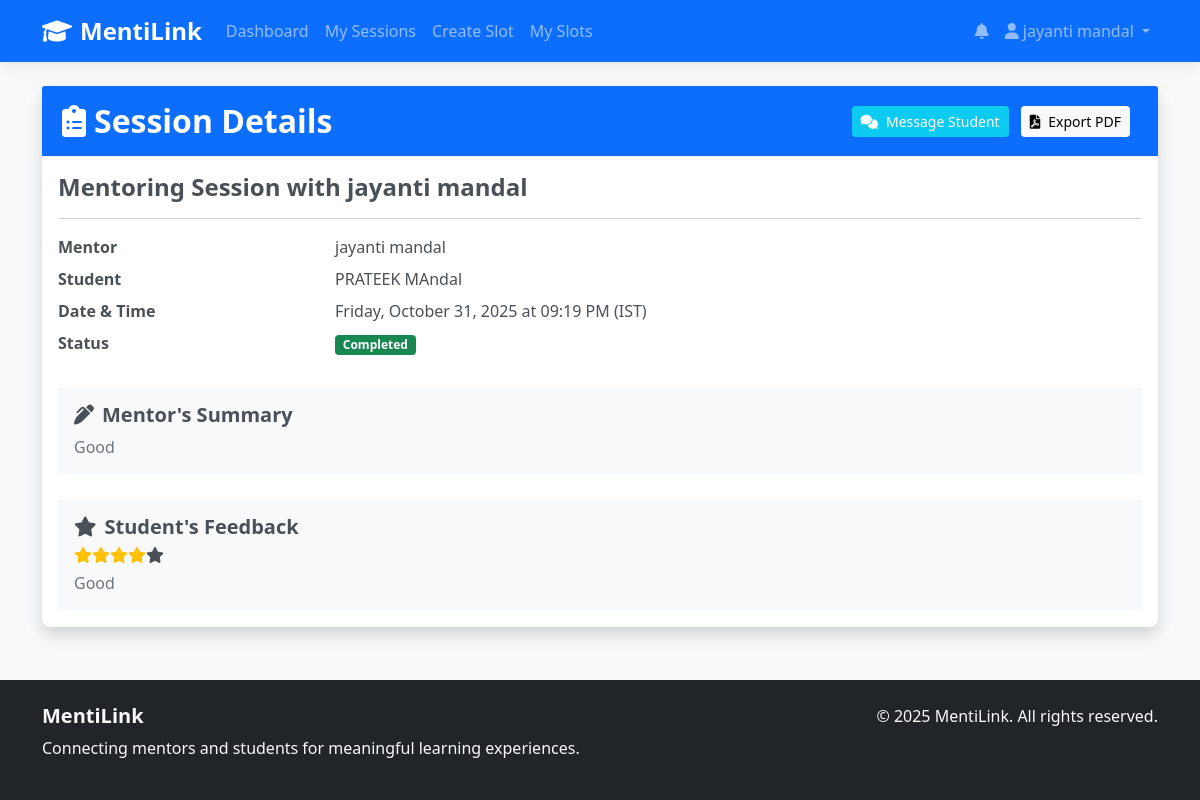
The app's page /sessions/session/1 (signed in) with its own data.
### models/user.py (models this page shows, shortened)
class User(UserMixin, db.Model):
    id = db.Column(db.Integer, primary_key=True)
    username = db.Column(db.String(80), unique=True, nullable=False)
    email = db.Column(db.String(120), unique=True, nullable=False)
    password_hash = db.Column(db.String(120), nullable=False)
    role = db.Column(db.String(20), nullable=False)  # 'mentor' or 'student'
    full_name = db.Column(db.String(100), nullable=False)
    phone = db.Column(db.String(20))
    expertise = db.Column(db.Text)  # For mentors
    bio = db.Column(db.Text)
    qualification = db.Column(db.String(100))
    field_of_study = db.Column(db.String(100))
    created_at = db.Column(db.DateTime, default=datetime.utcnow)
    goals = db.relationship('Goal', backref='user', lazy=True, cascade="all, delete-orphan")
    mentor_sessions = db.relationship('Session', foreign_keys='Session.mentor_id', backref='mentor')
    student_sessions = db.relationship('Session', foreign_keys='Session.student_id', backref='student')
    slots = db.relationship('Slot', backref='mentor_user', lazy=True)

### models/session.py (models this page shows, shortened)
class Session(db.Model):
    id = db.Column(db.Integer, primary_key=True)
    mentor_id = db.Column(db.Integer, db.ForeignKey('user.id'), nullable=False)
    student_id = db.Column(db.Integer, db.ForeignKey('user.id'), nullable=False)
    slot_id = db.Column(db.Integer, db.ForeignKey('slot.id'), nullable=False)
    meeting_link = db.Column(db.String(200))
    title = db.Column(db.String(200), nullable=False)
    description = db.Column(db.Text)
    status = db.Column(db.String(20), default='scheduled')  # scheduled, completed, cancelled
    summary = db.Column(db.Text)
    feedback = db.Column(db.Text)
    rating = db.Column(db.Integer)  # 1-5 rating
    created_at = db.Column(db.DateTime, default=datetime.utcnow)
    updated_at = db.Column(db.DateTime, default=datetime.utcnow, onupdate=datetime.utcnow)
    @property
    def is_past(self):
        IST = timezone('Asia/Kolkata')
        now_in_ist = datetime.now(IST)
        slot_end_time_ist = IST.localize(self.slot.end_time)
        return now_in_ist > slot_end_time_ist

### models/slot.py (models this page shows, shortened)
class Slot(db.Model):
    id = db.Column(db.Integer, primary_key=True)
    mentor_id = db.Column(db.Integer, db.ForeignKey('user.id'), nullable=False)
    start_time = db.Column(db.DateTime, nullable=False)
    end_time = db.Column(db.DateTime, nullable=False)
    is_available = db.Column(db.Boolean, default=True)
    title = db.Column(db.String(200))
    description = db.Column(db.Text)
    created_at = db.Column(db.DateTime, default=datetime.utcnow)
    sessions = db.relationship('Session', backref='slot', lazy=True, cascade="all, delete-orphan")

### Routes/sessions.py (the view)
@sessions_bp.route('/session/<int:session_id>')
@login_required
def view_session(session_id):
    session_obj = Session.query.get_or_404(session_id)
    if current_user.id not in [session_obj.mentor_id, session_obj.student_id]:
        flash('You are not authorized to view this session')
        return redirect(url_for('dashboard.dashboard'))
    IST = timezone('Asia/Kolkata')
    now_in_ist = datetime.now(IST)
    return render_template(
        'session_detail.html',
        session=session_obj,
        now=now_in_ist,
        timedelta=timedelta,
        timezone=timezone
    )
    return render_template('session_detail.html', session=session_obj)

### app.py (called while the page is built)
@login_manager.user_loader
def load_user(user_id):
    from models.user import User
    return db.session.get(User, int(user_id))

@app.context_processor
def inject_notifications():
    if current_user.is_authenticated:
        unread_count = Notification.query.filter_by(user_id=current_user.id, is_read=False).count()
        return dict(unread_notification_count=unread_count)
    return dict(unread_notification_count=0)

### templates/session_detail.html (shortened to what this page needs)
{% extends "base.html" %}
{% block content %}
<div class="card shadow">
    <div class="card-header bg-primary text-white d-flex justify-content-between align-items-center">
        <h2 class="mb-0">
            <i class="fas fa-clipboard-list me-2"></i>Session Details
        </h2>
        <div>
            {% set start_time_ist = timezone('Asia/Kolkata').localize(session.slot.start_time) %}
            {% if current_user.role == 'mentor' %}
                <a href="{{ url_for('messages.conversation', recipient_id=session.student.id) }}" class="btn btn-info btn-sm text-white me-2">
                    <i class="fas fa-comments me-2"></i>Message Student
                </a>
            {% else %}
                <a href="{{ url_for('messages.conversation', recipient_id=session.mentor.id) }}" class="btn btn-info btn-sm text-white me-2">
                    <i class="fas fa-comments me-2"></i>Message Mentor
                </a>
            {% endif %}
            <a href="{{ url_for('sessions.export_session_pdf', session_id=session.id) }}" class="btn btn-light btn-sm me-2">
                <i class="fas fa-file-pdf me-2"></i>Export PDF
            </a>
        </div>
    </div>
    <div class="card-body">
        <h4 class="card-title">{{ session.title }}</h4>
        <hr>
        <dl class="row">
            <dt class="col-sm-3">Mentor</dt>
            <dd class="col-sm-9">{{ session.mentor.full_name }}</dd>
            <dt class="col-sm-3">Student</dt>
            <dd class="col-sm-9">{{ session.student.full_name }}</dd>
            <dt class="col-sm-3">Date & Time</dt>
            <dd class="col-sm-9">{{ session.slot.start_time.strftime('%A, %B %d, %Y at %I:%M %p') }} (IST)</dd>
            <dt class="col-sm-3">Status</dt>
            <dd class="col-sm-9">
                 {% if session.status == 'scheduled' and session.is_past %}
                    <span class="badge bg-secondary">Ended (Awaiting Summary)</span>
                {% elif session.status == 'scheduled' %}
                    <span class="badge bg-primary">Scheduled</span>
                {% elif session.status == 'completed' %}
                    <span class="badge bg-success">Completed</span>
                {% elif session.status == 'cancelled' %}
                    <span class="badge bg-danger">Cancelled</span>
                {% endif %}
            </dd>
        </dl>
        <div class="mt-4 p-3 bg-light rounded">
            <h5><i class="fas fa-pen-alt me-2"></i>Mentor's Summary</h5>
            {% if session.summary %}
                <p class="text-muted mb-0">{{ session.summary }}</p>
            {% else %}
                <p class="text-muted mb-0">The mentor has not added a summary yet.</p>
            {% endif %}
        </div>
        <div class="mt-4 p-3 bg-light rounded">
            <h5><i class="fas fa-star me-2"></i>Student's Feedback</h5>
            {% if session.feedback %}
                <div class="d-flex mb-2">
                    {% for i in range(1, 6) %}
                        <i class="fas fa-star {% if i <= session.rating %}text-warning{% endif %}"></i>
                    {% endfor %}
                </div>
                <p class="text-muted mb-0">{{ session.feedback }}</p>
            {% else %}
                <p class="text-muted mb-0">Feedback can be added by the student after the session is completed by the mentor.</p>
            {% endif %}
        </div>
    </div>
</div>
{% endblock %}

### templates/base.html (shortened to what this page needs)
<!DOCTYPE html>
<html lang="en">
<head>
    <link href="https://cdn.jsdelivr.net/npm/bootstrap@5.1.3/dist/css/bootstrap.min.css" rel="stylesheet">
    <link href="https://cdnjs.cloudflare.com/ajax/libs/font-awesome/6.0.0/css/all.min.css" rel="stylesheet">
    <link href="{{ url_for('static', filename='css/style.css') }}" rel="stylesheet">
    </head>
<body>
    <nav class="navbar navbar-expand-lg navbar-dark bg-primary">
        <div class="container">
            <a class="navbar-brand" href="{{ url_for('index') }}">
                <i class="fas fa-graduation-cap me-2"></i>MentiLink
            </a>
            <div class="collapse navbar-collapse" id="navbarNav">
                <ul class="navbar-nav me-auto">
                    {% if current_user.is_authenticated %}
                        <li class="nav-item">
                            <a class="nav-link" href="{{ url_for('dashboard.dashboard') }}">Dashboard</a>
                        </li>
                        <li class="nav-item">
                            <a class="nav-link" href="{{ url_for('sessions.my_sessions') }}">My Sessions</a>
                        </li>
                        {% if current_user.role == 'mentor' %}
                            <li class="nav-item">
                                <a class="nav-link" href="{{ url_for('dashboard.create_slot') }}">Create Slot</a>
                            </li>
                            <li class="nav-item">
                                <a class="nav-link" href="{{ url_for('dashboard.my_slots') }}">My Slots</a>
                            </li>
                        {% endif %}
                    {% endif %}
                </ul>
                {% if current_user.is_authenticated %}
                <ul class="navbar-nav">
                    <li class="nav-item">
                        <a class="nav-link position-relative" href="{{ url_for('notifications.index') }}">
                            <i class="fas fa-bell"></i>
                        </a>
                    </li>
                </ul>
                {% endif %}
                <ul class="navbar-nav">
                    {% if current_user.is_authenticated %}
                        <li class="nav-item dropdown">
                            <a class="nav-link dropdown-toggle" href="#" id="navbarDropdown" role="button" data-bs-toggle="dropdown">
                                <i class="fas fa-user me-1"></i>{{ current_user.full_name }}
                            </a>
                        </li>
                    {% endif %}
                </ul>
            </div>
        </div>
    </nav>
    <main class="container mt-4">
        {% block content %}{% endblock %}
    </main>
    <footer class="bg-dark text-light mt-5 py-4">
        <div class="container">
            <div class="row">
                <div class="col-md-6">
                    <h5>MentiLink</h5>
                    <p>Connecting mentors and students for meaningful learning experiences.</p>
                </div>
                <div class="col-md-6 text-md-end">
                    <p>&copy; 2025 MentiLink. All rights reserved.</p>
                </div>
            </div>
        </div>
    </footer>
</body>
</html>

### static/css/style.css (style rules this page uses)
:root { --primary-color: #4A90E2; --primary-hover: #357ABD; --secondary-color: #50E3C2; --light-gray: #f8f9fa; --medium-gray: #e9ecef; --dark-gray: #343a40; --text-color: #495057; --border-radius: 0.5rem; --box-shadow: 0 4px 12px rgba(0, 0, 0, 0.08); --transition-speed: 0.3s; }
body { background-color: var(--light-gray); color: var(--text-color); font-family: 'Segoe UI', Tahoma, Geneva, Verdana, sans-serif; display: flex; flex-direction: column; min-height: 100vh; }
main { flex-grow: 1; }
h1, h2, h3, h4, h5, h6 { font-weight: 600; }
.navbar { box-shadow: var(--box-shadow); }
.navbar-brand { font-weight: 700; font-size: 1.5rem; }
.nav-link { transition: color var(--transition-speed); }
.card { border: none; border-radius: var(--border-radius); box-shadow: var(--box-shadow); transition: transform var(--transition-speed), box-shadow var(--transition-speed); }
.card-header { background-color: transparent; border-bottom: 1px solid var(--medium-gray); font-weight: 600; padding: 1rem 1.25rem; }

### records on screen
User: full_name "jayanti mandal", mentor.full_name "jayanti mandal"
User: student.full_name "PRATEEK MAndal"
Slot: slot.start_time "Friday, October 31, 2025 at 09:19 PM"

### other values on screen
{{ session.title }} "Mentoring Session with jayanti mandal"
{{ session.summary }} "Good"
{{ session.feedback }} "Good"
